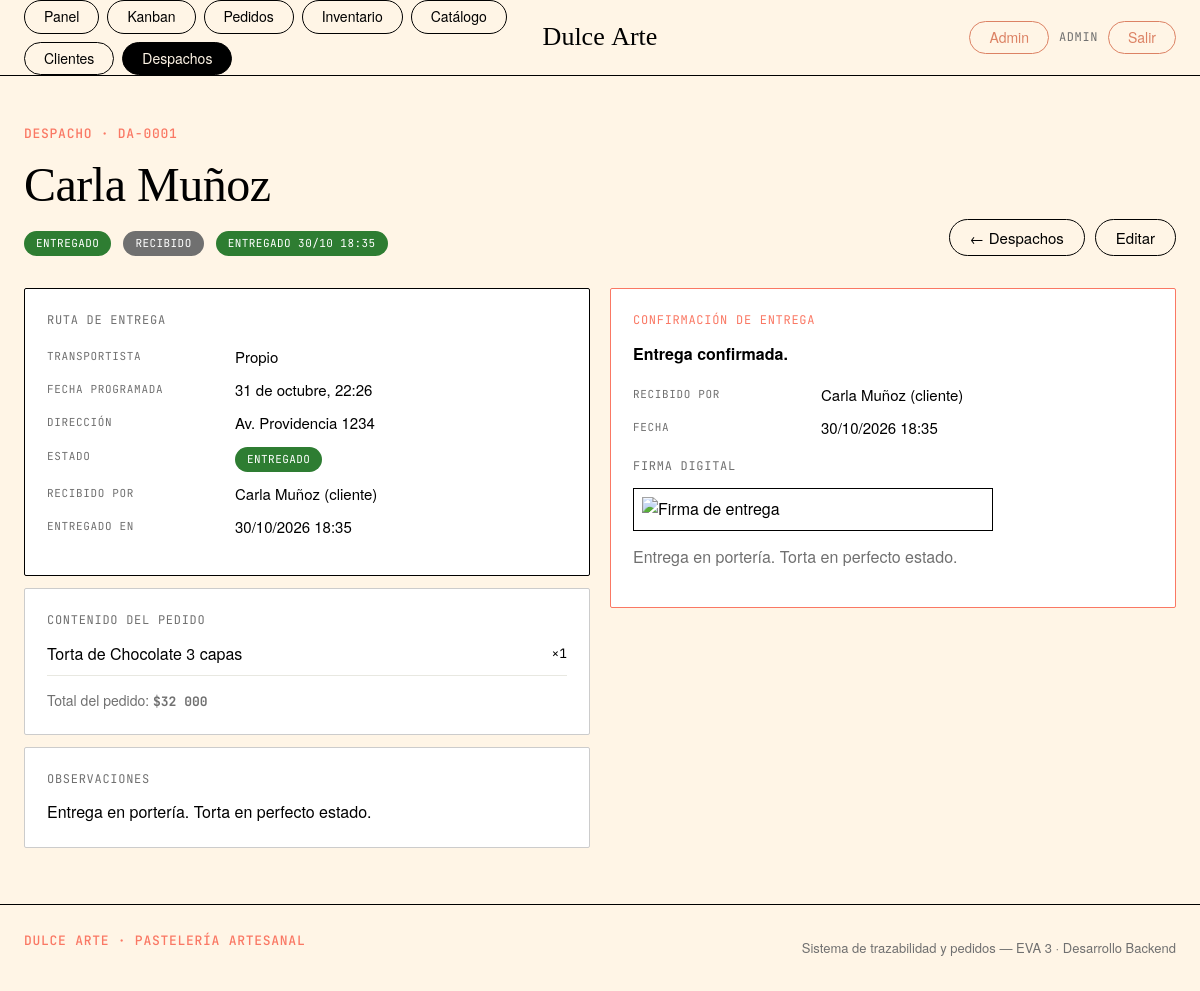
Screenshot of /despachos/1/ (signed in) with the database file from the repository.
### core/models.py (models this page shows, shortened)
class TimeStampedModel(models.Model):
    creado = models.DateTimeField("creado", auto_now_add=True)
    actualizado = models.DateTimeField("actualizado", auto_now=True)
    class Meta:
        abstract = True
        ordering = ["-creado"]

class Despacho(TimeStampedModel):
    class Estado(models.TextChoices):
        PENDIENTE = "pendiente", "Pendiente"
        EN_RUTA = "en_ruta", "En Ruta"
        ENTREGADO = "entregado", "Entregado"
        RECHAZADO = "rechazado", "Rechazado"
    pedido = models.OneToOneField(
        Pedido,
        on_delete=models.CASCADE,
        related_name="despacho",
        verbose_name="pedido",
    )
    transportista = models.CharField("transportista", max_length=180, blank=True)
    fecha_programada = models.DateTimeField("fecha programada")
    direccion = models.CharField("dirección", max_length=255)
    estado = models.CharField(
        "estado",
        max_length=15,
        choices=Estado.choices,
        default=Estado.PENDIENTE,
    )
    entregado_en = models.DateTimeField("entregado en", null=True, blank=True)
    recibido_por = models.CharField("recibido por", max_length=180, blank=True)
    firma_digital = models.TextField(
        "firma digital",
        blank=True,
        help_text="Firma capturada en canvas (base64) o comprobante.",
    )
    comprobante = models.FileField(
        "comprobante",
        upload_to="comprobantes/%Y/%m/",
        blank=True,
        null=True,
    )
    observaciones = models.TextField("observaciones", blank=True)
    class Meta:
        verbose_name = "despacho"
        verbose_name_plural = "despachos"
        ordering = ["fecha_programada"]

class Pedido(TimeStampedModel):
    class Estado(models.TextChoices):
        RECIBIDO = "recibido", "Recibido"
        EN_PREPARACION = "preparacion", "En Preparación"
        HORNEADO = "horneado", "Horneado / Decorado"
        CONTROL = "control", "Control de Calidad"
        LISTO = "listo", "Listo"
    class Prioridad(models.TextChoices):
        NORMAL = "normal", "Normal"
        ALTA = "alta", "Alta"
        URGENTE = "urgente", "Urgente"
    class EstadoDespacho(models.TextChoices):
        PENDIENTE = "pendiente", "Sin despacho"
        EN_RUTA = "en_ruta", "En Ruta"
        ENTREGADO = "entregado", "Entregado"
    numero = models.CharField("número", max_length=20, unique=True, editable=False)
    cliente = models.ForeignKey(
        Cliente,
        on_delete=models.PROTECT,
        related_name="pedidos",
        verbose_name="cliente",
    )
    descripcion_diseño = models.TextField(
        "diseño personalizado",
        help_text="Descripción del diseño: colores, decoración, texto en torta, referencias.",
    )
    ingredientes_especiales = models.TextField(
        "ingredientes especiales",
        blank=True,
        help_text="Alergias, ingredientes adicionales o sustituciones.",
    )
    fecha_entrega = models.DateTimeField("fecha y hora de entrega")
    prioridad = models.CharField(
        "prioridad",
        max_length=10,
        choices=Prioridad.choices,
        default=Prioridad.NORMAL,
    )
    estado = models.CharField(
        "estado",
        max_length=20,
        choices=Estado.choices,
        default=Estado.RECIBIDO,
        db_index=True,
    )
    subtotal = models.DecimalField(
        "subtotal",
        max_digits=10,
        decimal_places=2,
        default=Decimal("0"),
        editable=False,
    )
    descuento = models.DecimalField(
        "descuento",
        max_digits=10,
        decimal_places=2,
        default=Decimal("0"),
        validators=[MinValueValidator(Decimal("0"))],
    )
    total = models.DecimalField(
        "total",
        max_digits=10,
        decimal_places=2,
        default=Decimal("0"),
        editable=False,
    )
    direccion_despacho = models.CharField("dirección de despacho", max_length=255, blank=True)
    estado_despacho = models.CharField(
        "estado de despacho",
        max_length=15,
        choices=EstadoDespacho.choices,
        default=EstadoDespacho.PENDIENTE,
    )
    notas = models.TextField("notas internas", blank=True)
    creador = models.ForeignKey(
        User,
        on_delete=models.SET_NULL,
        null=True,
        blank=True,
        related_name="pedidos_creados",
        verbose_name="creado por",
    )
    insumos_descontados = models.BooleanField(
        "insumos descontados",
        default=False,
        help_text="Marca si el BOM ya descontó el inventario.",
    )
    class Meta:
        verbose_name = "pedido"
        verbose_name_plural = "pedidos"
        ordering = ["fecha_entrega"]
    ESTADO_ORDEN = [
        Estado.RECIBIDO,
        Estado.EN_PREPARACION,
        Estado.HORNEADO,
        Estado.CONTROL,
        Estado.LISTO,
    ]

class Cliente(TimeStampedModel):
    nombre = models.CharField("nombre", max_length=180)
    email = models.EmailField("correo", blank=True)
    telefono = models.CharField("teléfono", max_length=30, blank=True)
    direccion = models.CharField("dirección", max_length=255, blank=True)
    comuna = models.CharField("comuna", max_length=120, blank=True)
    notas = models.TextField("notas", blank=True)
    activo = models.BooleanField("activo", default=True)
    class Meta:
        verbose_name = "cliente"
        verbose_name_plural = "clientes"
        ordering = ["nombre"]

class DetallePedido(TimeStampedModel):
    pedido = models.ForeignKey(
        Pedido,
        on_delete=models.CASCADE,
        related_name="detalles",
        verbose_name="pedido",
    )
    producto = models.ForeignKey(
        Producto,
        on_delete=models.PROTECT,
        related_name="detalles_pedido",
        verbose_name="producto",
    )
    cantidad = models.PositiveIntegerField("cantidad", default=1)
    precio_unitario = models.DecimalField(
        "precio unitario",
        max_digits=10,
        decimal_places=2,
        default=Decimal("0"),
    )
    class Meta:
        verbose_name = "detalle de pedido"
        verbose_name_plural = "detalles de pedido"
        ordering = ["id"]
        constraints = [
            models.UniqueConstraint(
                fields=["pedido", "producto"],
                name="unico_producto_por_pedido",
            )
        ]

class Producto(TimeStampedModel):
    class Unidad(models.TextChoices):
        UNIDAD = "und", "Unidad"
        GRAMO = "g", "Gramo"
        KILO = "kg", "Kilo"
        PORCION = "por", "Porción"
    categoria = models.ForeignKey(
        Categoria,
        on_delete=models.PROTECT,
        related_name="productos",
        verbose_name="categoría",
    )
    nombre = models.CharField("nombre", max_length=180)
    descripcion = models.TextField("descripción", blank=True)
    precio_base = models.DecimalField(
        "precio base",
        max_digits=10,
        decimal_places=2,
        validators=[MinValueValidator(Decimal("0"))],
    )
    unidad = models.CharField(
        "unidad",
        max_length=10,
        choices=Unidad.choices,
        default=Unidad.UNIDAD,
    )
    imagen = models.CharField(
        "emoji / imagen",
        max_length=10,
        blank=True,
        help_text="Emoji representativo para el catálogo.",
    )
    activo = models.BooleanField("activo", default=True)
    class Meta:
        verbose_name = "producto"
        verbose_name_plural = "productos"
        ordering = ["categoria__nombre", "nombre"]
        constraints = [
            models.UniqueConstraint(
                fields=["categoria", "nombre"],
                name="unico_producto_por_categoria",
            )
        ]

### core/views.py (the view, shortened to what this page needs)
# urls.py: path("despachos/<int:pk>/", views.despacho_detalle, name="despacho_detalle"),
@login_required
def despacho_detalle(request, pk):
    despacho = get_object_or_404(
        Despacho.objects.select_related("pedido__cliente", "pedido"), pk=pk
    )
    puede_confirmar = user_tiene_rol(request.user, DESPACHO, ADMIN)
    if request.method == "POST" and not puede_confirmar:
        raise PermissionDenied("Solo el rol despacho o administración confirma entregas.")
    return render(
        request,
        "core/despacho_detalle.html",
        {"despacho": despacho, "puede_confirmar": puede_confirmar},
    )

### core/context_processors.py (called while the page is built)
def rol_usuario(request):
    user = getattr(request, "user", None)
    if user is not None and user.is_authenticated:
        from core.decorators import rol_de
        return {"user_rol": rol_de(user)}
    return {"user_rol": ""}

### core/templatetags/core_tags.py (called while the page is built)
@register.filter
def estado_badge(valor):
    color = _ESTADO_COLORS.get(str(valor), "#707070")
    etiqueta = _ESTADO_LABELS.get(str(valor), str(valor).title())
    return format_html(
        '<span class="badge" style="background:{};color:#fff">{}</span>',
        color,
        etiqueta,
    )

@register.filter
def estado_despacho_badge(valor):
    colores = {
        "pendiente": "#707070",
        "en_ruta": "#dc8264",
        "entregado": "#2e7d32",
        "rechazado": "#c62828",
    }
    color = colores.get(str(valor), "#707070")
    etiqueta = str(valor).replace("_", " ").title()
    return format_html(
        '<span class="badge" style="background:{};color:#fff">{}</span>',
        color,
        etiqueta,
    )

### templates/core/despacho_detalle.html (shortened to what this page needs)
{% extends "core/base.html" %}
{% load core_tags %}
{% load humanize %}
{% block content %}
<div class="page-head">
  <div>
    <span class="eyebrow">Despacho · {{ despacho.pedido.numero }}</span>
    <h1>{{ despacho.pedido.cliente.nombre }}</h1>
    <div class="row" style="margin-top:8px">
      {{ despacho.estado|estado_despacho_badge }}
      {{ despacho.pedido.estado|estado_badge }}
      {% if despacho.entregado_en %}<span class="badge badge--green">Entregado {{ despacho.entregado_en|date:"d/m H:i" }}</span>{% endif %}
    </div>
  </div>
  <div class="page-head__actions">
    <a class="btn" href="{% url 'core:despachos' %}">← Despachos</a>
    <a class="btn" href="{% url 'admin:core_despacho_change' despacho.pk %}">Editar</a>
  </div>
</div>
<div class="grid grid--2" style="margin-top:24px;align-items:start">
  <div class="stack">
    <div class="card">
      <div class="card__title">Ruta de entrega</div>
      <dl class="deflist">
        <dt>Transportista</dt><dd>{{ despacho.transportista|default:"Sin asignar" }}</dd>
        <dt>Fecha programada</dt><dd>{{ despacho.fecha_programada|date:"d \d\e F, H:i" }}</dd>
        <dt>Dirección</dt><dd>{{ despacho.direccion }}</dd>
        <dt>Estado</dt><dd>{{ despacho.estado|estado_despacho_badge }}</dd>
        <dt>Recibido por</dt><dd>{{ despacho.recibido_por|default:"—" }}</dd>
        <dt>Entregado en</dt><dd>{{ despacho.entregado_en|date:"d/m/Y H:i"|default:"—" }}</dd>
      </dl>
    </div>
    <div class="card card--flat">
      <div class="card__title">Contenido del pedido</div>
      <ul class="list-reset stack" style="gap:9px">
        {% for d in despacho.pedido.detalles.all %}
        <li class="row row--between" style="border-bottom:1px solid var(--divider);padding-bottom:8px">
          <span>{{ d.producto.nombre }}</span>
          <span class="mono">×{{ d.cantidad }}</span>
        </li>
        {% endfor %}
      </ul>
      <p class="muted" style="margin:14px 0 0;font-size:14px">
        Total del pedido: <b class="mono">${{ despacho.pedido.total|floatformat:0|intcomma }}</b>
      </p>
    </div>
    {% if despacho.observaciones %}
    <div class="card card--flat">
      <div class="card__title">Observaciones</div>
      <p style="margin:0;white-space:pre-wrap">{{ despacho.observaciones }}</p>
    </div>
    {% endif %}
  </div>
  <div class="card" style="border-color:#fa7864">
    <div class="card__title" style="color:#fa7864">Confirmación de entrega</div>
    {% if despacho.estado == 'entregado' %}
      <p><b>Entrega confirmada.</b></p>
      <dl class="deflist">
        <dt>Recibido por</dt><dd>{{ despacho.recibido_por }}</dd>
        <dt>Fecha</dt><dd>{{ despacho.entregado_en|date:"d/m/Y H:i" }}</dd>
      </dl>
      {% if despacho.firma_digital %}
        <div class="card__title" style="margin-top:18px">Firma digital</div>
        <img src="{{ despacho.firma_digital }}" alt="Firma de entrega"
             style="width:100%;max-width:360px;background:#fff;border:1px solid #000;padding:8px">
      {% endif %}
      {% if despacho.observaciones %}
        <p class="muted" style="margin-top:14px">{{ despacho.observaciones }}</p>
      {% endif %}
    {% endif %}
  </div>
</div>
{% endblock %}

### templates/core/base.html (shortened to what this page needs)
{% load static %}<!DOCTYPE html>
<html lang="es">
<head>
  <link rel="stylesheet" href="{% static 'css/app.css' %}">
</head>
<body class="{% block body_class %}{% endblock %}">
{% if user.is_authenticated %}
<header class="nav">
  <div class="nav__inner container">
    <nav class="nav__links" aria-label="Principal">
      <a class="pill {% if request.resolver_match.url_name == 'inicio' %}pill--active{% endif %}" href="{% url 'core:inicio' %}">Panel</a>
      {% if user_rol == 'cocina' or user_rol == 'admin' %}
      <a class="pill {% if request.resolver_match.app_name == 'core' and request.resolver_match.url_name in 'pedidos,pedido_detalle,kanban' %}pill--active{% endif %}" href="{% url 'core:kanban' %}">Kanban</a>
      {% endif %}
      <a class="pill {% if request.resolver_match.url_name == 'pedidos' %}pill--active{% endif %}" href="{% url 'core:pedidos' %}">Pedidos</a>
      <a class="pill {% if request.resolver_match.url_name in 'insumos,insumo_detalle' %}pill--active{% endif %}" href="{% url 'core:insumos' %}">Inventario</a>
      <a class="pill {% if request.resolver_match.url_name in 'productos,producto_detalle' %}pill--active{% endif %}" href="{% url 'core:productos' %}">Catálogo</a>
      <a class="pill {% if request.resolver_match.url_name in 'clientes,cliente_detalle' %}pill--active{% endif %}" href="{% url 'core:clientes' %}">Clientes</a>
      <a class="pill {% if request.resolver_match.url_name in 'despachos,despacho_detalle' %}pill--active{% endif %}" href="{% url 'core:despachos' %}">Despachos</a>
    </nav>
    <a class="nav__logo" href="{% url 'core:inicio' %}">Dulce&nbsp;Arte</a>
    <div class="nav__right">
      {% if user.is_staff %}
        <a class="pill pill--quiet" href="{% url 'admin:index' %}" title="Django Admin">Admin</a>
      {% endif %}
      <span class="nav__user">{{ user.first_name|default:user.username }}</span>
      <a class="pill pill--quiet" href="{% url 'core:logout' %}">Salir</a>
    </div>
  </div>
</header>
{% endif %}
<main class="{% block main_class %}container{% endblock %}">
  {% block content %}{% endblock %}
</main>
{% if user.is_authenticated %}
<footer class="footer">
  <div class="container footer__inner">
    <span class="eyebrow">Dulce Arte · Pastelería Artesanal</span>
    <span class="footer__meta">Sistema de trazabilidad y pedidos — EVA 3 · Desarrollo Backend</span>
  </div>
</footer>
{% endif %}
</body>
</html>

### rows the page displays
Despacho: pedido.numero "DA-0001", pedido.cliente.nombre "Carla Muñoz", estado|estado_despacho_badge "ENTREGADO", pedido.estado|estado_badge "RECIBIDO", entregado_en "30/10 18:35", transportista "Propio", fecha_programada "31 de octubre, 22:26", direccion "Av. Providencia 1234", recibido_por "Carla Muñoz (cliente)", entregado_en "30/10/2026 18:35", pedido.total "32 000", observaciones "Entrega en portería. Torta en perfecto estado."
DetallePedido: producto.nombre "Torta de Chocolate 3 capas", cantidad "1"

### other values shown
{{ user.first_name|default:user.username }} "ADMIN"
